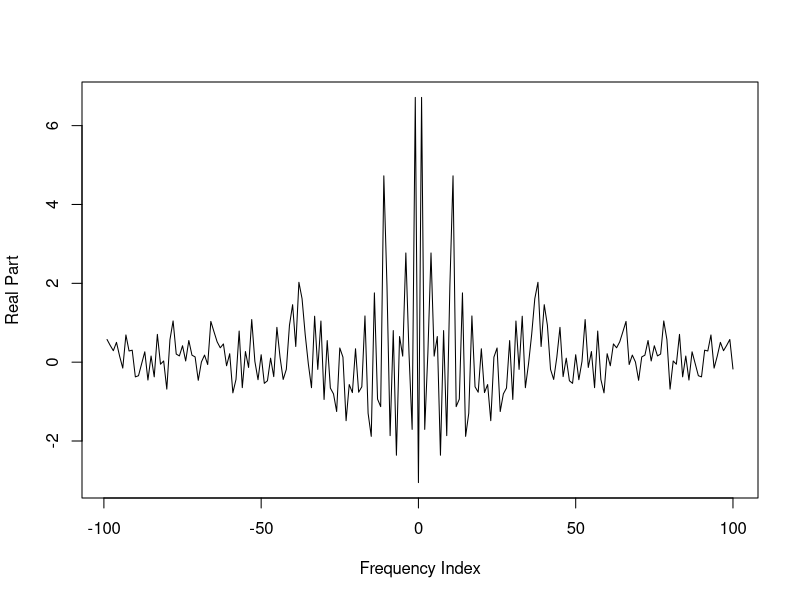
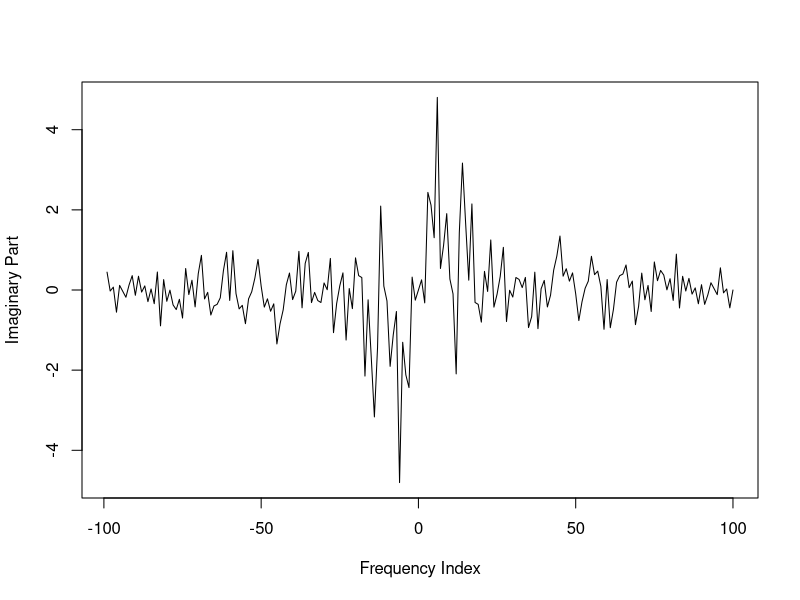
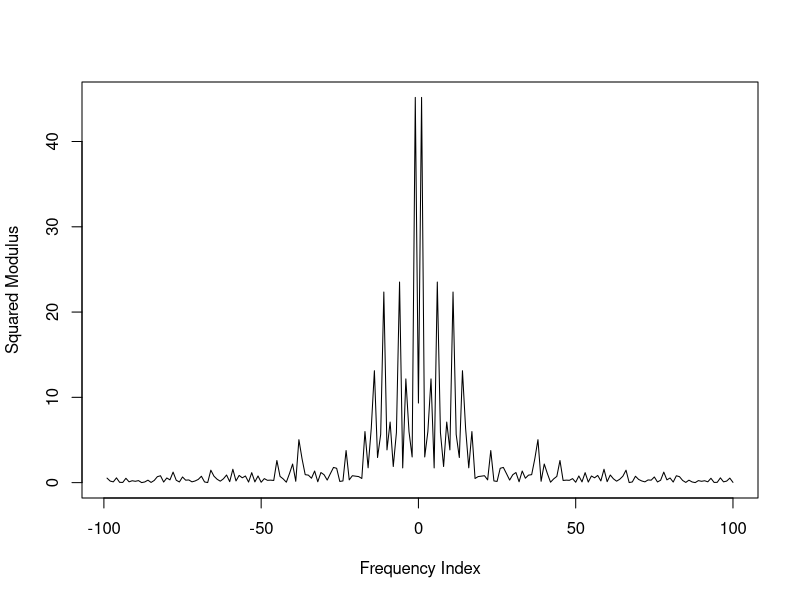
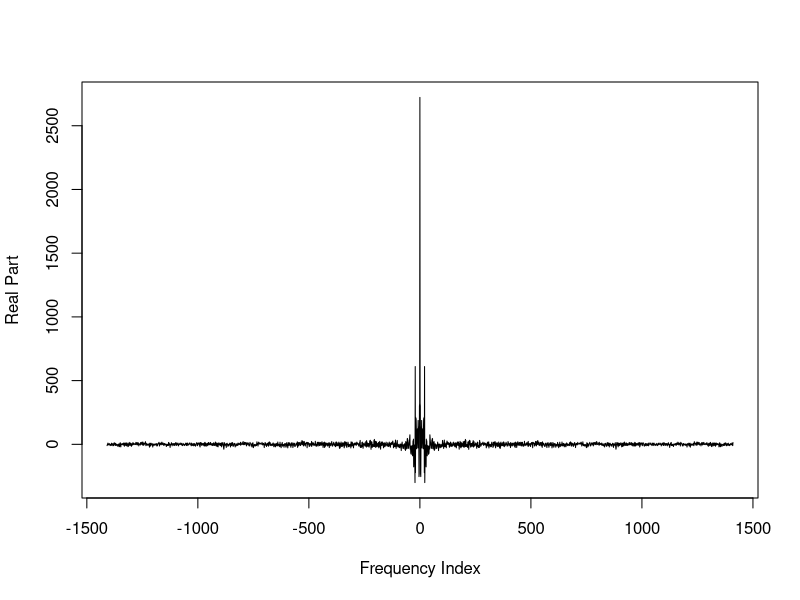
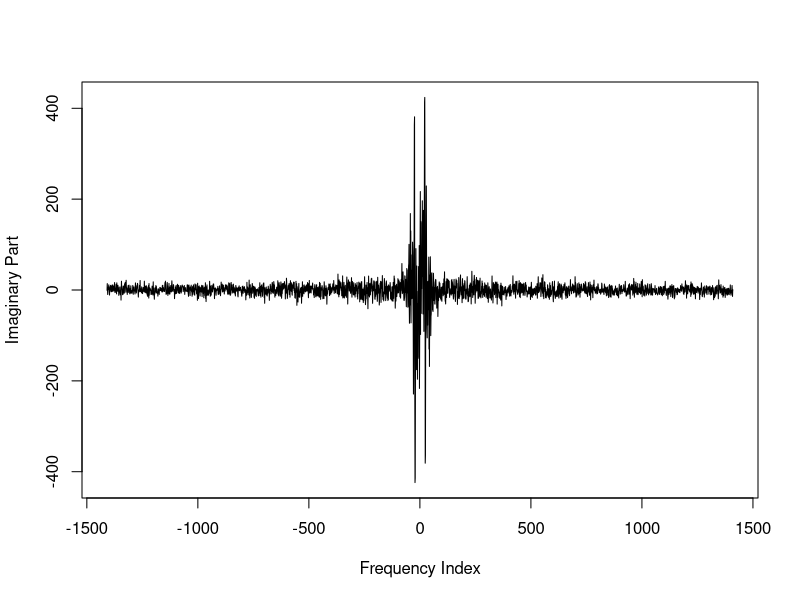
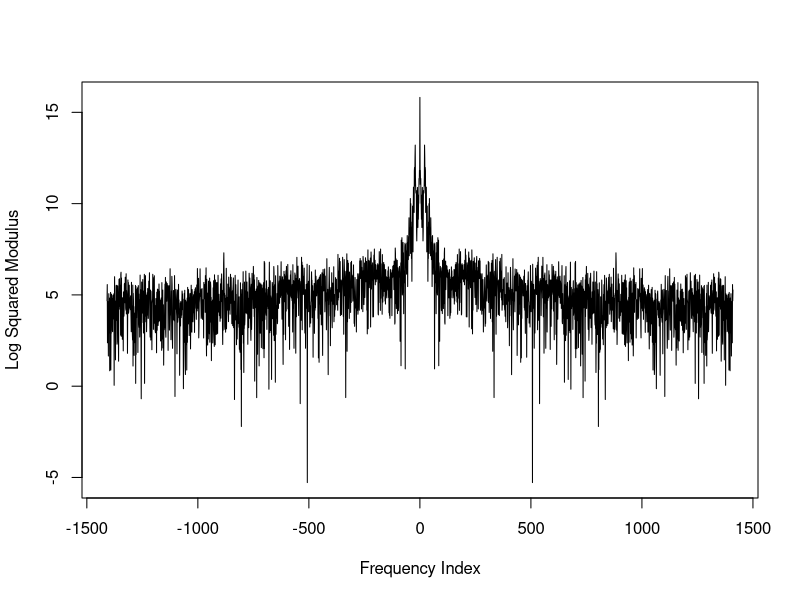
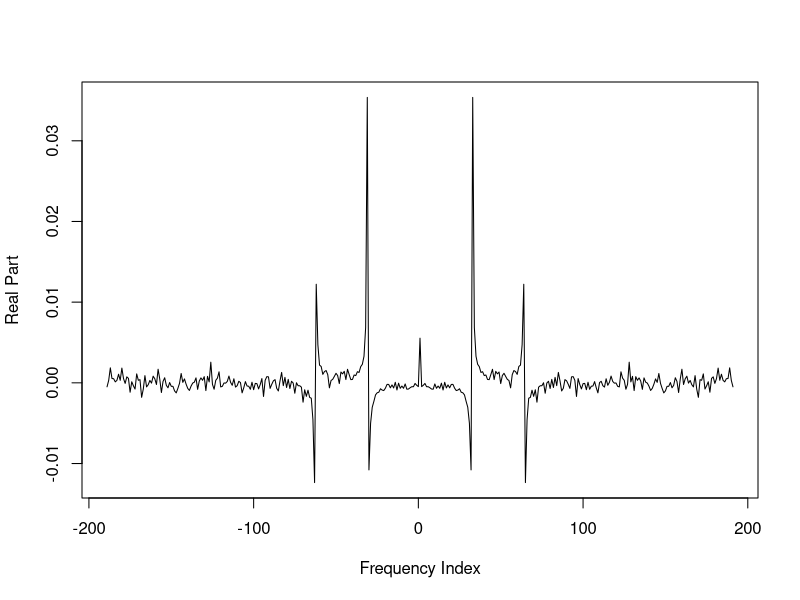
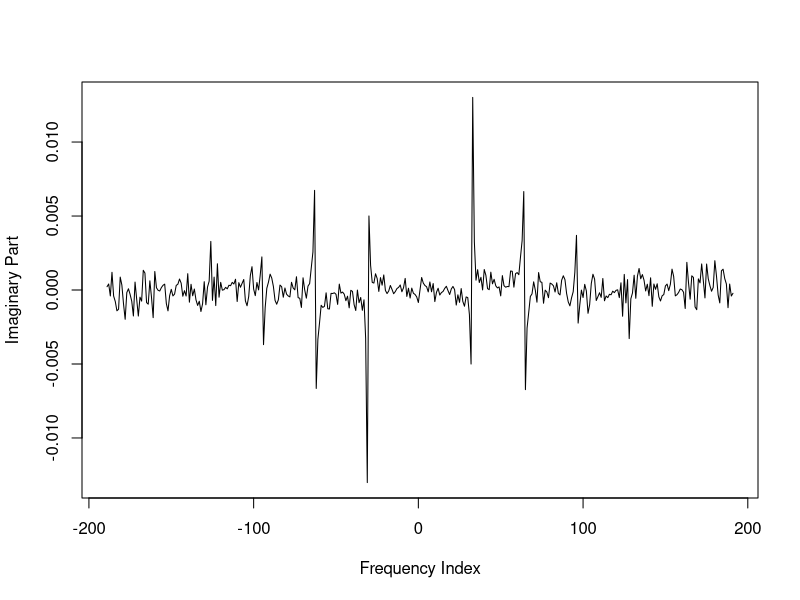

Source code (R) for these figures, in order:
## ---- chunk 1
knitr::opts_knit$set(root.dir = 'C:/Users/neide/OneDrive/Documents/GitHub/BEwebinar/Data')
## ---- chunk 2
arp.sim <- function(n,burn,ar.coefs,innovar)
{
	p <- length(ar.coefs)
	z <- rnorm(n+burn+p,sd=sqrt(innovar))
	x <- z[1:p]
	for(t in (p+1):(p+n+burn))
	{
		next.x <- sum(ar.coefs*x[(t-1):(t-p)]) + z[t]
		x <- c(x,next.x)
	}	
	x <- x[(p+burn+1):(p+burn+n)]
	return(x)
}

phi <- .8
innovar <- 1
n <- 200
x.sim <- arp.sim(n,500,phi,innovar)
## ---- chunk 3
get.qmat <- function(mesh)
{
	mesh2 <- floor(mesh/2)
	inds <- seq(mesh2-mesh+1,mesh2)
	Q.mat <- exp(1i*2*pi*mesh^{-1}*t(t(seq(1,mesh)) %x% inds))*mesh^{-1/2}
	return(Q.mat)
}
Q.mat <- get.qmat(n)
## ---- chunk 4
x.dft <- Conj(t(Q.mat)) %*% x.sim
plot(ts(Re(x.dft),start=-floor(n/2)+1,frequency=1),
	xlab="Frequency Index",ylab="Real Part")
plot(ts(Im(x.dft),start=-floor(n/2)+1,frequency=1),
	xlab="Frequency Index",ylab="Imaginary Part")
plot(ts(Mod(x.dft)^2,start=-floor(n/2)+1,frequency=1),
	xlab="Frequency Index",ylab="Squared Modulus")
## ---- chunk 5
wolfer <- read.table("wolfer.dat")
wolfer <- ts(wolfer,start=1749,frequency=12)
n <- length(wolfer)
Q.mat <- get.qmat(n)
x.dft <- Conj(t(Q.mat)) %*% wolfer
plot(ts(Re(x.dft),start=-floor(n/2)+1,frequency=1),
	xlab="Frequency Index",ylab="Real Part")
plot(ts(Im(x.dft),start=-floor(n/2)+1,frequency=1),
	xlab="Frequency Index",ylab="Imaginary Part")
plot(ts(log(Mod(x.dft)^2),start=-floor(n/2)+1,frequency=1),
	xlab="Frequency Index",ylab="Log Squared Modulus")
## ---- chunk 6
mau <- read.table("mauna.dat",header=TRUE,sep="")
mau <- ts(mau,start=1958,frequency=12)
mau.gr <- diff(log(mau))
n <- length(mau.gr)
Q.mat <- get.qmat(n)
x.dft <- Conj(t(Q.mat)) %*% mau.gr
plot(ts(Re(x.dft),start=-floor(n/2)+1,frequency=1),
	xlab="Frequency Index",ylab="Real Part")
plot(ts(Im(x.dft),start=-floor(n/2)+1,frequency=1),
	xlab="Frequency Index",ylab="Imaginary Part")
plot(ts(log(Mod(x.dft)^2),start=-floor(n/2)+1,frequency=1),
	xlab="Frequency Index",ylab="Log Squared Modulus")
